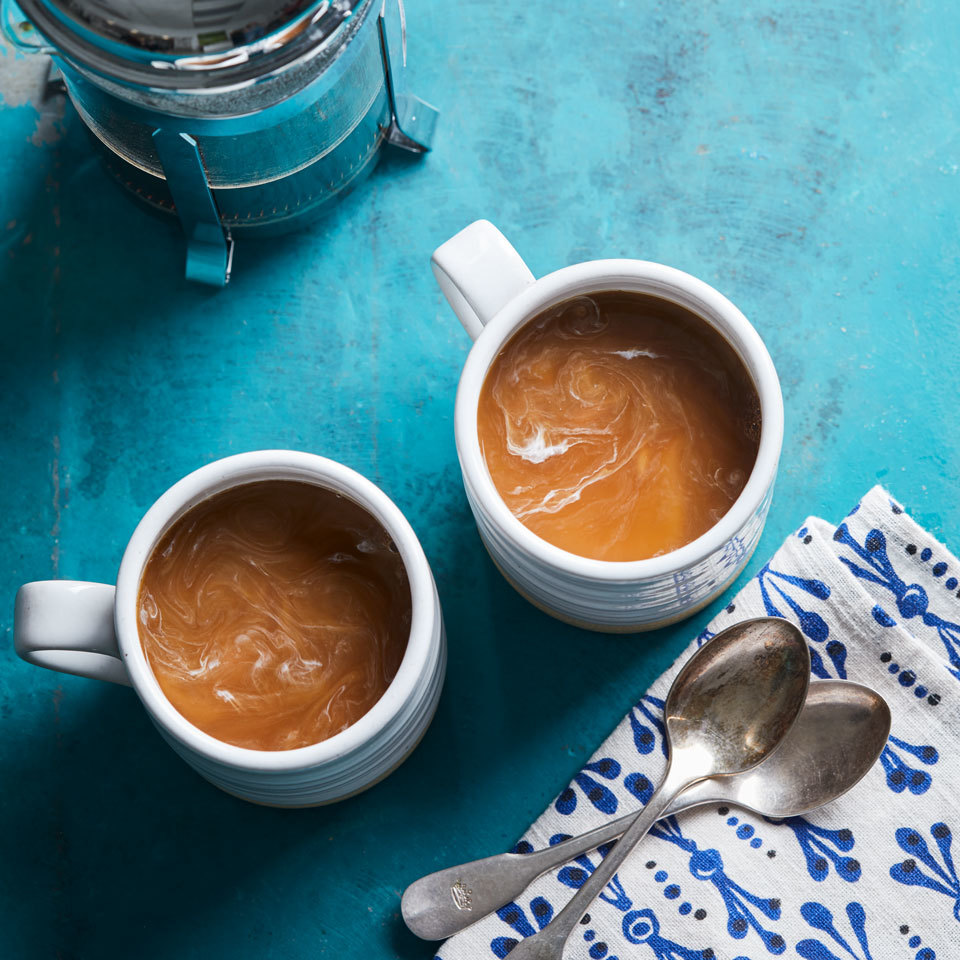
#> input picture eload/data/coffee.jpg, 960 x 960 px, found by its file name
$ jupyter execute --allow-errors ea10_.ipynb
#> lines starting #> are read from the running program, lines starting #| are printed output that depends on the picture; after the words box and inside, x2 and y2 are one past the last pixel; in counts of white or black regions, pixels touching at a corner belong together
# OpenCV

Az OpenCV egy a számítógépes látás és képfeldolgozás területén elterjedt és népszerű könyvtárcsomag. C/C++ nyelven íródott, de több különféle programozási környezetben is elérhető, többek között Python alatt is.

Az OpenCV használatához telepíteni kell az OpenCV, NumPy és Matplotlib csomagokat.

A csomag használatához importálni kell a csomagot.

[cell 1]
import cv2
import numpy as np
from matplotlib import pyplot as plt

# Olvasás, módosítás, megjelenítés, írás

[cell 2]
img = cv2.imread("coffee.jpg")
#> img is the input picture: shape (960, 960, 3); mean B, G, R 136.7, 129.2, 90.2

[cell 3]
cv2.imshow("Coffee", img) # Megjeleníti a képet egy új ablakban.
cv2.waitKey(0) # Vár egy billentyűleütésre.
cv2.destroyAllWindows() # Bezárja az ablakot.

Az OpenCV használatához azért szükséges a Numpy, mert a képeket Numpy tömb formájában tárolja. Ezt jól szemléltetik a következők is.

[cell 4]
img # A kimeneten látható, hogy egy 3 dimenziós Numpy tömbben tárolja a képet.

A dimenziók mérete megadja a kép magasságát (184), szélességét (274), illetve a színcsatornák számát (3). Ez utóbbi jelen esetben 3, hiszen RGB térben vannak a leképezve a színek.

[cell 5]
img.shape
#> Out = (960, 960, 3)

[cell 6]
print("A vizsgált kép ", img.shape[0], " képpont magas és ",
      img.shape[1], " képpont széles. A színcsatornák száma ", img.shape[2], ".", sep="")
#| A vizsgált kép 960 képpont magas és 960 képpont széles. A színcsatornák száma 3.

Mivel a kép egy Numpy tömb, a megszokott módon tudjuk tömbként kezelni. Például módosíthatjuk az egyes képpontok értékeit.

[cell 7]
for i in range(0, img.shape[0]):
    for j in range(0, img.shape[1]):
        img[i, j, 2] = 0 # Minden képpont esetén az utolsó színkomponens (vörös) értékét nullára állítja.
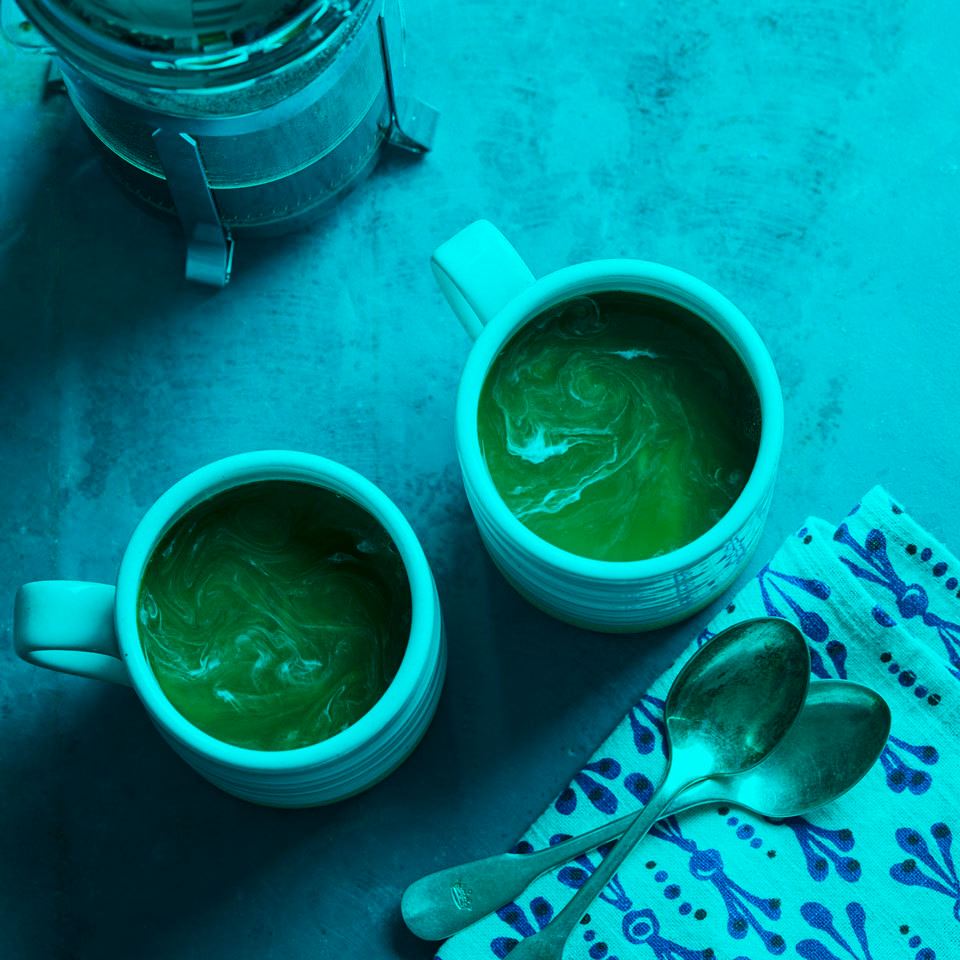
#> img: shape (960, 960, 3); mean B, G, R 136.7, 129.2, 0

[cell 8]
cv2.imshow("Coffee", img)
cv2.waitKey(0)
cv2.destroyAllWindows()

A képet a következő módon menthetjük a kívánt formátumban.

[cell 9]
cv2.imwrite("out0.png", img)
cv2.imwrite("out0.jpg", img)
cv2.imwrite("out0.bmp", img)
#> Out = True

# Színcsatornák (konvertálás, komponensekre bontás)

A bemeneti RGB képet szürkeárnyalatos képpé konvertáljuk.

[cell 10]
img = cv2.imread("coffee.jpg")
img_gray = cv2.cvtColor(img, cv2.COLOR_BGR2GRAY)

[cell 11]
cv2.imshow("gray", img_gray)
cv2.waitKey(0)
cv2.destroyAllWindows()

Látható, hogy a kép színcsatornáinak száma háromról egyre változott a konvertálás következtében.

[cell 12]
img.shape
#> Out = (960, 960, 3)

[cell 13]
img_gray.shape
#> Out = (960, 960)

Lehetőség van színcsatornákra bontani a képet.

[cell 14]
b, g, r = cv2.split(img)

De az eddigiek alapján tudjuk, hogy ez például így is működik:

[cell 15]
b = img[:, :, 0]
g = img[:, :, 1]
r = img[:, :, 2]

A három színcsatorna intenzitásának megjelenítése szürkeárnyalatos képként.

[cell 16]
cv2.imshow("rgb", img)
cv2.imshow("b", b)
cv2.imshow("g", g)
cv2.imshow("r", r)
cv2.waitKey(0)
cv2.destroyAllWindows()

Az értékek megjelenítése az RGB térben:

[cell 17]
zeros = np.zeros(img.shape[:2], dtype="uint8")

cv2.imshow("rgb", img)
cv2.imshow("b", cv2.merge([b, zeros, zeros]))
cv2.imshow("g", cv2.merge([zeros, g, zeros]))
cv2.imshow("r", cv2.merge([zeros, zeros, r]))
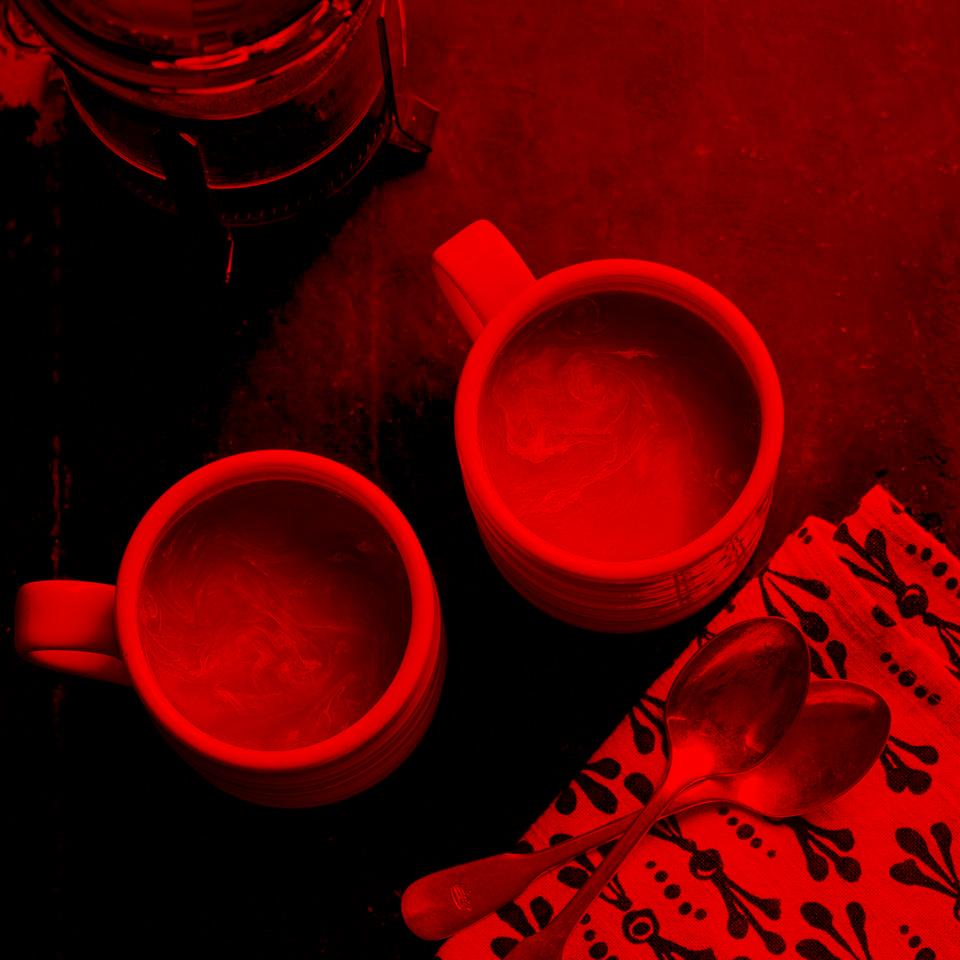
#> window 'r': shape (960, 960, 3); mean B, G, R 0, 0, 90.2
cv2.waitKey(0)
cv2.destroyAllWindows()

# Hisztogram

[cell 18]
histogram2 = cv2.calcHist([img], [0], None, [256], [0, 256])
#> histogram2 = 256 values, max 17191 at index 37, min 436 at index 3, mean 3600
plt.plot(histogram2, color="b")
histogram2 = cv2.calcHist([img], [1], None, [256], [0, 256])
#> histogram2 = 256 values, max 18018 at index 29, min 0 at index 0, mean 3600
plt.plot(histogram2, color="g")
histogram2 = cv2.calcHist([img], [2], None, [256], [0, 256])
#> histogram2 = 256 values, max 139783 at index 0, min 429 at index 254, mean 3600
plt.plot(histogram2, color="r")
plt.show()
#> figure, not shown here; curve peaks at x = 37, y = 17191; curve peaks at x = 29, y = 18018; curve peaks at x = 0, y = 139783

# Élkiemelés

[cell 19]
kernel0 = np.array([[-1,-2,-1],
                    [0,0,-0],
                    [1,2,1]])

filtered_img0 = cv2.filter2D(img, -1, kernel0)

kernel1 = np.array([[1,0,-1],
                    [2,0,-2],
                    [1,0,-1]])

filtered_img1 = cv2.filter2D(img, -1, kernel1)

#filtered_img_sum = (filtered_img0 + filtered_img1)
filtered_img_sum = cv2.add(filtered_img0, filtered_img1)

[cell 20]
cv2.imshow("filtered_img0", filtered_img0)
cv2.imshow("filtered_img1", filtered_img1)
cv2.imshow("filtered_img_sum", filtered_img_sum)
cv2.waitKey(0)
cv2.destroyAllWindows()

[cell 21]
filtered_img_sum_gray = cv2.cvtColor(filtered_img_sum, cv2.COLOR_BGR2GRAY)

cv2.imshow("filtered_img_sum_gray", filtered_img_sum_gray)
cv2.waitKey(0)
cv2.destroyAllWindows()

# Élesítés

[cell 22]
kernel = np.array([[-1,-1,-1],
                    [-1,9,-1],
                    [-1,-1,-1]])

filtered_img2 = cv2.filter2D(img, -1, kernel)

cv2.imshow("img", img)
cv2.imshow("filtered_img2", filtered_img2)
cv2.waitKey(0)
cv2.destroyAllWindows()

# Küszöbölés

[cell 23]
# Megnyitás szürkeárnyalati konverzióval
img = cv2.imread("coffee.jpg", 0)
#> img: shape (960, 960); min 0, max 255, mean 118.4
cv2.imshow("Img", img)

# Aminek az intenzitása 127 alatti, az 0 intezitást vesz fel, minden más intenzitása 255 lesz.
ret, thresh1 = cv2.threshold(img, 127, 255, cv2.THRESH_BINARY)
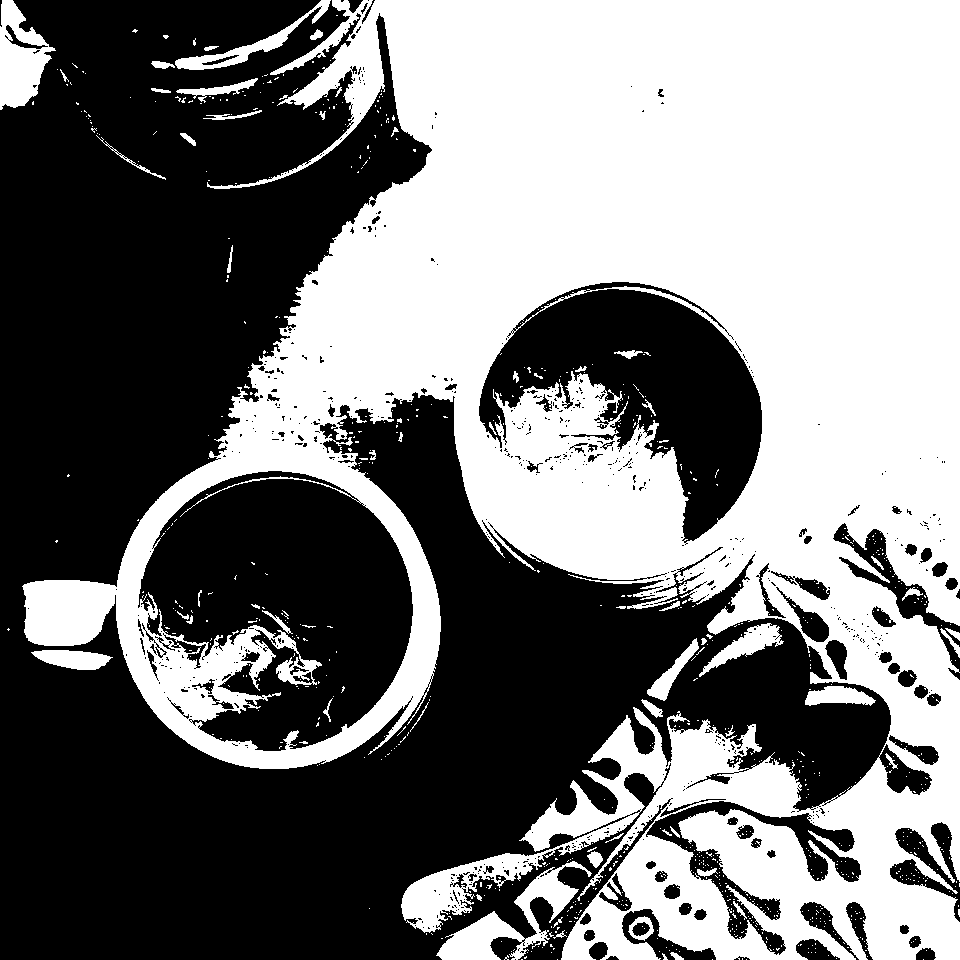
#> thresh1: shape (960, 960); 47.8% white; 812 white regions (754 under 20 px), largest, box (x1, y1, x2, y2) and area: (22, 0, 960, 960) 420952, (436, 861, 592, 960) 4282, (0, 0, 56, 110) 3500
cv2.imshow("Threshold Binary", thresh1)

# Az előző inverze.
ret, thresh2 = cv2.threshold(img, 127, 255, cv2.THRESH_BINARY_INV)
cv2.imshow("Threshold Binary Inverse", thresh2)

# Ahol az intenzitás 127 feletti, ott 127 lesz az új intenzitás.
ret, thresh3 = cv2.threshold(img, 127, 255, cv2.THRESH_TRUNC)
cv2.imshow("THRESH TRUNC", thresh3)

# Ahol az intenzitás 127 alatti, ott 0 lesz az új intenzitás.
ret, thresh4 = cv2.threshold(img, 127, 255, cv2.THRESH_TOZERO)
cv2.imshow("THRESH TOZERO", thresh4)

# Az előző inverze.
ret, thresh5 = cv2.threshold(img, 127, 255, cv2.THRESH_TOZERO_INV)
cv2.imshow("THRESH TOZERO INV", thresh5)
cv2.waitKey(0)

cv2.destroyAllWindows()

# Morfológiai operátorok (Erózió, dilatáció, nyitás és zárás)

[cell 24]
image = cv2.imread('abc.png', 0)

cv2.imshow('Original', image)
cv2.waitKey(0)

# Morfológiai szűrő
kernel = np.ones((5,5), np.uint8)

# Erózió
#> (the rest of this cell did not finish here and is left out)

# Képek összeadása és kivonása

[cell 25]
img = cv2.imread('coffee.jpg')

# Az M mátrix mérete megegyezik a bemeneti kép méretével. Minden intenzitása 175. Végeredményben M is egy képnek tekinthető.
M = np.ones(img.shape, dtype = "uint8") * 175

# M mátrix és a kép összege.
added = cv2.add(img, M)
cv2.imshow("Added", added)

# M mátrix és a kép különbsége.
subtracted = cv2.subtract(img, M)
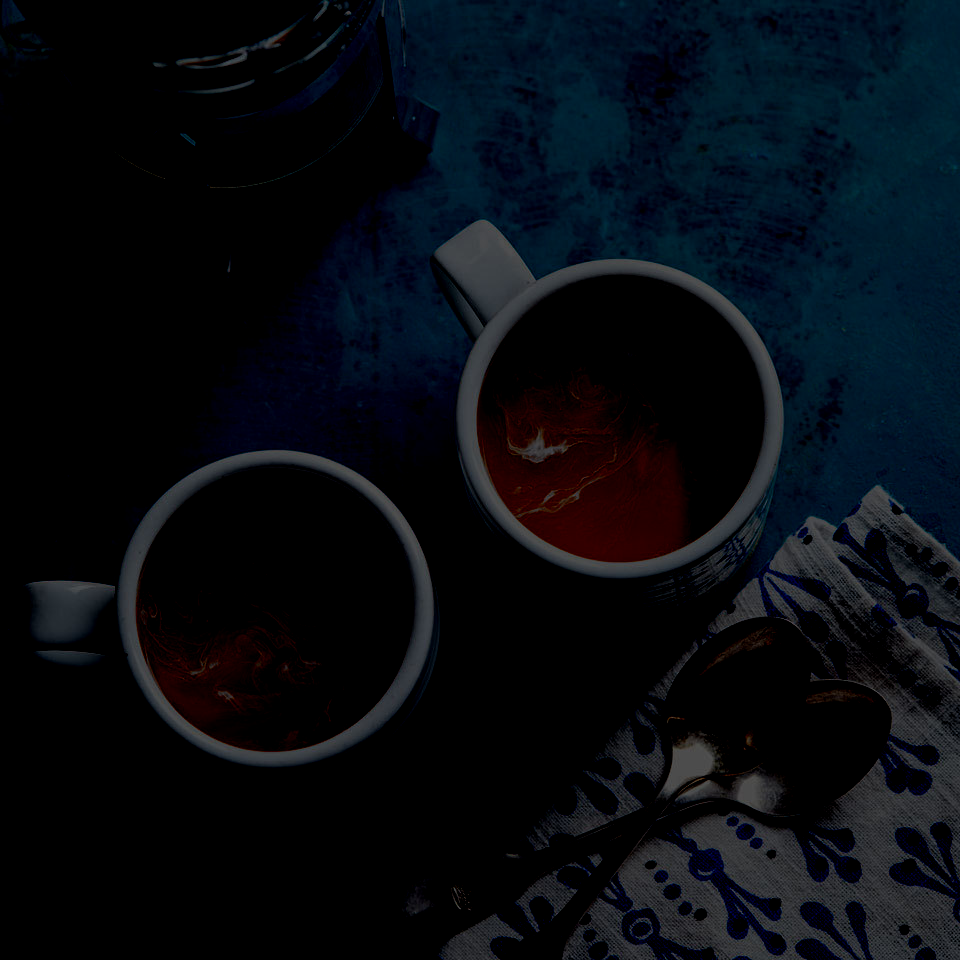
#> subtracted: shape (960, 960, 3); mean B, G, R 16.9, 11.3, 7.2
cv2.imshow("Subtracted", subtracted)

cv2.waitKey(0)
cv2.destroyAllWindows()
